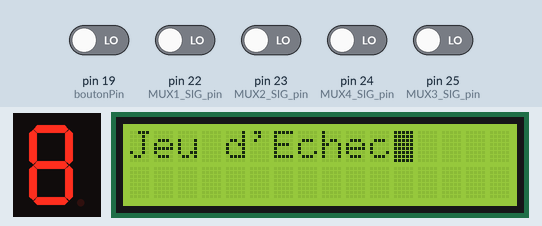
Bench run of a sketch on a simulated Arduino Mega 2560, built with avr-gcc and run on an emulated ATmega2560. Parts: 1-digit seven-segment display, 16×2 character LCD. Wiring (inferred from the names in the program): 1-digit 7-segment display, segments lit when HIGH: segments pin 46, pin 47, pin 48, pin 49, pin 50, pin 51, pin 52. The inputs (shaded band) are chosen by the test bench; at power-on: pin 19 (boutonPin), pin 22 (MUX1_SIG_pin), pin 23 (MUX2_SIG_pin), pin 24 (MUX4_SIG_pin), pin 25 (MUX3_SIG_pin) LOW. The segment pins are drawn as the display they are named for; what the sketch prints to the serial monitor is not drawn.

Above: at 1.2 s.
1.3 s: pin 19 (boutonPin) driven HIGH
At 4.4 s:
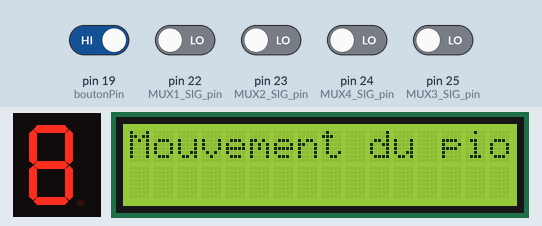
At 17.9 s:
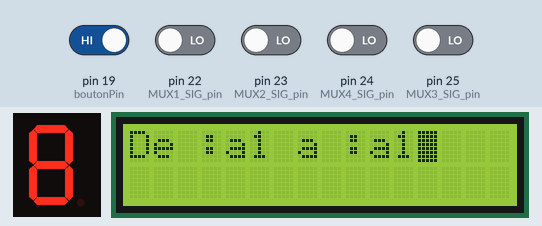
Timing chart, 0 to 19.4 s (numbered marks = the images above; inputs shaded):
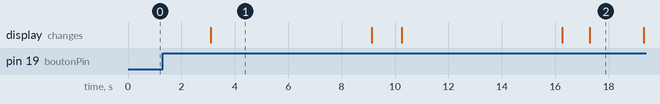

The sketch:

Test_4_mux.ino
```cpp
// ------------------------------------------------------------------
// PROJET PI² : Jeu d'échec KAIROS
// Par Marçal Thomas, Kermel Aurore
// Janvier 2023
// ------------------------------------------------------------------

// BOUTON POUSSOIR
// ------------------------------------------------------------------
int boutonPin = 19;
int etat[8][8];

bool jeveuxchanger=false;
String positionavant;
String positionapres;
String correspondance[8] = {"a","b","c","d","e","f","g","h"}; //permet de transcrire le numéro de colonne en lettre pour etre compatible avec l'API

// AFFICHAGE ECRAN LCD

#include <LiquidCrystal_I2C.h> // pour télécharger la librairie: croquis - include library - manage libraries - LiquidCrystal_I2C.h de Frank de Brabander
LiquidCrystal_I2C lcd(0x27, 16, 2); //écran LCD 0x27 avec 16 colonnes et 2 lignes (ligne 0 et ligne 1)


// MULTIPLEXER 1 - Lignes
// ------------------------------------------------------------------
//Mux_1 control pins
int MUX1_s0 = 53;
int MUX1_s1 = 52;
int MUX1_s2 = 51;
int MUX1_s3 = 50;
//Mux_1 in "SIG" pin
int MUX1_SIG_pin = 22;

// MULTIPLEXER 2
// ------------------------------------------------------------------
//Mux_2 control pins
int MUX2_s0 = 48;
int MUX2_s1 = 46;
int MUX2_s2 = 49;
int MUX2_s3 = 47;
//Mux_2 in "SIG" pin
int MUX2_SIG_pin = 23;
// ------------------------------------------------------------------

// MULTIPLEXER 3
// ------------------------------------------------------------------
//Mux_3 control pins
int MUX3_s0 = 30;
int MUX3_s1 = 31;
int MUX3_s2 = 32;
int MUX3_s3 = 33;
//Mux_3 in "SIG" pin
int MUX3_SIG_pin = 25;
// ------------------------------------------------------------------

// MULTIPLEXER 4
// ------------------------------------------------------------------
//Mux_4 control pins
int MUX4_s0 = 38;
int MUX4_s1 = 39;
int MUX4_s2 = 40;
int MUX4_s3 = 41;
//Mux_4 in "SIG" pin
int MUX4_SIG_pin = 24;
// ------------------------------------------------------------------

int MUX[4][5]  = {{MUX1_s0, MUX1_s1, MUX1_s2, MUX1_s3, MUX1_SIG_pin}, {MUX2_s0, MUX2_s1, MUX2_s2, MUX2_s3, MUX2_SIG_pin}, {MUX3_s0, MUX3_s1, MUX3_s2, MUX3_s3, MUX3_SIG_pin}, {MUX4_s0, MUX4_s1, MUX4_s2, MUX4_s3, MUX4_SIG_pin}};

void setup() {

  Serial.begin(9600);

// BOUTON POUSSOIR
// ------------------------------------------------------------------
  pinMode(boutonPin,INPUT);
  attachInterrupt(digitalPinToInterrupt(boutonPin), changement , RISING); // attache l’interruption externe n°0 à la fonction blink

// AFFICHAGE ECRAN
// ------------------------------------------------------------------

  lcd.init(); //initialisation de l'écran LCD
  lcd.cursor_on();
  lcd.blink_on();
  lcd.backlight();
  lcd.print("Jeu d'Echec");

  while (!Serial) {
    ; // attendre la connexion série
  }
// MULTIPLEXER 1
// ------------------------------------------------------------------
  pinMode(MUX1_s0, OUTPUT);
  pinMode(MUX1_s1, OUTPUT);
  pinMode(MUX1_s2, OUTPUT);
  pinMode(MUX1_s3, OUTPUT);

  pinMode(MUX1_SIG_pin,INPUT);

  digitalWrite(MUX1_s0, LOW);
  digitalWrite(MUX1_s1, LOW);
  digitalWrite(MUX1_s2, LOW);
  digitalWrite(MUX1_s3, LOW);
// ------------------------------------------------------------------

// MULTIPLEXER 2
// ------------------------------------------------------------------
  pinMode(MUX2_s0, OUTPUT);
  pinMode(MUX2_s1, OUTPUT);
  pinMode(MUX2_s2, OUTPUT);
  pinMode(MUX2_s3, OUTPUT);

  pinMode(MUX2_SIG_pin,INPUT);

  digitalWrite(MUX2_s0, LOW);
  digitalWrite(MUX2_s1, LOW);
  digitalWrite(MUX2_s2, LOW);
  digitalWrite(MUX2_s3, LOW);
// ------------------------------------------------------------------
// MULTIPLEXER 3
// ------------------------------------------------------------------
  pinMode(MUX3_s0, OUTPUT);
  pinMode(MUX3_s1, OUTPUT);
  pinMode(MUX3_s2, OUTPUT);
  pinMode(MUX3_s3, OUTPUT);

  pinMode(MUX3_SIG_pin,INPUT);

  digitalWrite(MUX3_s0, LOW);
  digitalWrite(MUX3_s1, LOW);
  digitalWrite(MUX3_s2, LOW);
  digitalWrite(MUX3_s3, LOW);
// ------------------------------------------------------------------

// MULTIPLEXER 4
// ------------------------------------------------------------------
  pinMode(MUX4_s0, OUTPUT);
  pinMode(MUX4_s1, OUTPUT);
  pinMode(MUX4_s2, OUTPUT);
  pinMode(MUX4_s3, OUTPUT);

  pinMode(MUX4_SIG_pin,INPUT);

  digitalWrite(MUX4_s0, LOW);
  digitalWrite(MUX4_s1, LOW);
  digitalWrite(MUX4_s2, LOW);
  digitalWrite(MUX4_s3, LOW);
// ------------------------------------------------------------------


}

void loop() {

  //Affichage pour faciliter la lecture des valeurs du plateau quand on les affiche dans le moniteur série pour faire des tests
  //Loop through and read all 16 values
  //Serial.println("ABCDEFGH");
  //Serial.println("---------------");


  //Regarde l'état du plateau en regardant chaque valeur reçue par les multiplexeurs
  for (int j=0; j<4; j++)
  {
    //Parcours les multiplexeurs 1 à 4

    for (int i = 0; i < 16; i ++)
    {
      //Parcours les pin c0 à c15 du multiplexeur
      if (i < 8) //Si la case concernée appartient à la première ligne gérée par le multiplexeur
      {
        etat[j*2][i]=readMux(i, MUX[j][0], MUX[j][1], MUX[j][2], MUX[j][3], MUX[j][4]);
      }
      else // Si la case concernée appartient à la deuxième ligne gérée par le multiplexeur
      {
        etat[j*2+1][i-8]=readMux(i, MUX[j][0], MUX[j][1], MUX[j][2], MUX[j][3], MUX[j][4]);
      }
    }
  }
  delay(1000);

  //affichage du plateau et de son etat atuel
 // affiche(etat);
  //Serial.println();   /retour à la ligne pour faciliter la lecture des valeurs
  //Serial.println();
  //Serial.println();

 if(jeveuxchanger) //Si j'ai appuyé sur le bouton poussoir
  {
      positionavant=changementPiece(); // Détermine la position initiale de la pièce qui a été bougée
      delay(100); // Pas forcément utile
      positionapres=changementPiece(); // Même chose mais pour la position finale
      affichepositions(positionavant,positionapres);
  }
  delay(1000);

}

float readMux(int channel, int MUX_s0, int MUX_s1, int MUX_s2, int MUX_s3, int MUX_SIG_pin)
{
  //Permet de lire la valeur du channel du MUX (Multiplexeur) désiré
  int controlPin[] = {MUX_s0, MUX_s1, MUX_s2, MUX_s3};
  int muxChannel[16][4] = { {0, 0, 0, 0},
                            {1, 0, 0, 0},
                            {0, 1, 0, 0},
                            {1, 1, 0, 0},
                            {0, 0, 1, 0},
                            {1, 0, 1, 0},
                            {0, 1, 1, 0},
                            {1, 1, 1, 0},
                            {0, 0, 0, 1},
                            {1, 0, 0, 1},
                            {0, 1, 0, 1},
                            {1, 1, 0, 1},
                            {0, 0, 1, 1},
                            {1, 0, 1, 1},
                            {0, 1, 1, 1},
                            {1, 1, 1, 1}
                          };
  //loop through the 4 sig
  for (int i = 0; i < 4; i ++)
  {
    digitalWrite(controlPin[i], muxChannel[channel][i]);
  }

  return digitalRead(MUX_SIG_pin); //Renvoie 1 ou 0 en fonction de si l'interrupteur est fermé ou non
}
void affiche(int objet[8][8])
{
  //Fonction d'affichage du plateau
  for (int i = 0; i < 8; i ++)
  {
      for (int j=0; j<8;j++)
      {
        Serial.print(objet[i][j]);
      }
      Serial.println();
  }
}
void changement()
{
  //Fonction liée à l'interrupt pour interrompre la fonction loop et changer la valeur de jeveuxchanger immédiatement après une pression sur le bouton poussoir
  if(jeveuxchanger){jeveuxchanger=false;}
  else{jeveuxchanger=true;}
}

void affichepositions(String avant, String apres)
{
  //Fonction affichant l'information destinée à l'API dans le moniteur série et qui transcrit cette information sur l'écran LCD
  Serial.println(avant+apres);
  lcd.clear(); // Efface l'écran LCD
  lcd.print("De :"+ avant+ " a :" +apres); // Affiche le mode
}

String changementPiece()
{
  // fonction qui retourne la postion de la pièce qui a bougé
  int etatBougerPiece1[8][8]; //variable qui va contenir les valeurs du plateau après le mouvement d'une pièce
  int positionPieceQuiBouge[2]={0,0};
  bool change=false;
  //Affichage des action
  //--------------------------------------------------------
  //Serial.println("Change la piece de place");
  lcd.clear(); // Efface l'écran LCD
  lcd.print("Mouvement du pion");
  delay(6000);
  //Serial.println("Enregistre les positions");
  lcd.clear(); // Efface l'écran LCD
  lcd.print("Enregistrement");
  delay(1000);
  //enregistrement du nouvel etat du plateau
  //---------------------------------------------------
  for (int j=0; j<4 && !change; j++)
  {
    for (int i = 0; i < 16 && !change; i ++)
    {
      if (i < 8)
      {
        etatBougerPiece1[j*2][i]=readMux(i, MUX[j][0], MUX[j][1], MUX[j][2], MUX[j][3], MUX[j][4]);
        if(etatBougerPiece1[j*2][i]!=etat[j*2][i]) //comparaison avec l'ancien etat
        {
          positionPieceQuiBouge[0]=j*2;
          positionPieceQuiBouge[1]=i;
          change=true;
          etat[j*2][i]=etatBougerPiece1[j*2][i];
        }
      }
      else
      {
        etatBougerPiece1[j*2+1][i-8]=readMux(i, MUX[j][0], MUX[j][1], MUX[j][2], MUX[j][3], MUX[j][4]);
        if(etatBougerPiece1[j*2+1][i-8]!=etat[j*2+1][i-8]) //comparaison avec l'ancien etat
        {
          positionPieceQuiBouge[0]=j*2+1;
          positionPieceQuiBouge[1]=i-8;
          change=true;
          etat[j*2+1][i-8]=etatBougerPiece1[j*2+1][i-8];
        }
      }
    }
  }

  if(change)
  {

    //Serial.println("Il y a eu un changement de position");
    //Serial.println(correspondance[positionPieceQuiBouge[0]]+String(positionPieceQuiBouge[1]+1)); //parce que sur arduino les positions sont numérotés de 0 à 3 mais en vrai elles vont de 1 à 4
    jeveuxchanger=false;
  }
  //Serial.println(positionPieceQuiBouge[0]);
  //Serial.println(positionPieceQuiBouge[1]);
  return String(correspondance[positionPieceQuiBouge[1]]+String(positionPieceQuiBouge[0]+1));
}
```

Measured:
- after the input at 1.3 s, the display: changes after 1.8 s (image 1)
- what the display in image 1 shows lasts 6.0 s, from 3.1 s to 9.1 s
